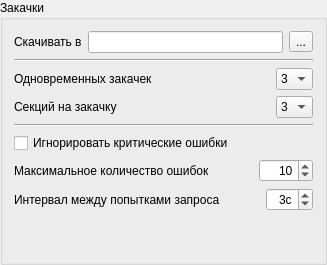
        <widget class="QGroupBox" name="downloadsBox">
         <property name="title">
          <string>Закачки</string>
         </property>
         <layout class="QVBoxLayout" name="verticalLayout_8">
          <item>
           <layout class="QHBoxLayout" name="horizontalLayout_13">
            <item>
             <widget class="QLabel" name="label_11">
              <property name="text">
               <string>Скачивать в</string>
              </property>
             </widget>
            </item>
            <item>
             <widget class="QLineEdit" name="downDir">
              <property name="text">
               <string notr="true"/>
              </property>
              <property name="readOnly">
               <bool>true</bool>
              </property>
             </widget>
            </item>
            <item>
             <widget class="QToolButton" name="browseButton">
              <property name="maximumSize">
               <size>
                <width>40</width>
                <height>16777215</height>
               </size>
              </property>
              <property name="toolTip">
               <string>Выбрать папку</string>
              </property>
              <property name="text">
               <string>...</string>
              </property>
             </widget>
            </item>
           </layout>
          </item>
          <item>
           <widget class="Line" name="line_5">
            <property name="orientation">
             <enum>Qt::Horizontal</enum>
            </property>
           </widget>
          </item>
          <item>
           <layout class="QHBoxLayout" name="horizontalLayout_14">
            <item>
             <widget class="QLabel" name="label_12">
              <property name="text">
               <string>Одновременных закачек</string>
              </property>
             </widget>
            </item>
            <item>
             <spacer name="horizontalSpacer_6">
              <property name="orientation">
               <enum>Qt::Horizontal</enum>
              </property>
              <property name="sizeHint" stdset="0">
               <size>
                <width>40</width>
                <height>20</height>
               </size>
              </property>
             </spacer>
            </item>
            <item>
             <widget class="QComboBox" name="maxTasks">
              <property name="maximumSize">
               <size>
                <width>40</width>
                <height>16777215</height>
               </size>
              </property>
              <property name="currentIndex">
               <number>2</number>
              </property>
              <item>
               <property name="text">
                <string>1</string>
               </property>
              </item>
              <item>
               <property name="text">
                <string>2</string>
               </property>
              </item>
              <item>
               <property name="text">
                <string>3</string>
               </property>
              </item>
              <item>
               <property name="text">
                <string>4</string>
               </property>
              </item>
              <item>
               <property name="text">
                <string>5</string>
               </property>
              </item>
             </widget>
            </item>
           </layout>
          </item>
          <item>
           <layout class="QHBoxLayout" name="horizontalLayout_15">
            <item>
             <widget class="QLabel" name="label_13">
              <property name="text">
               <string>Секций на закачку</string>
              </property>
             </widget>
            </item>
            <item>
             <spacer name="horizontalSpacer_5">
              <property name="orientation">
               <enum>Qt::Horizontal</enum>
              </property>
              <property name="sizeHint" stdset="0">
               <size>
                <width>40</width>
                <height>20</height>
               </size>
              </property>
             </spacer>
            </item>
            <item>
             <widget class="QComboBox" name="maxSections">
              <property name="maximumSize">
               <size>
                <width>40</width>
                <height>16777215</height>
               </size>
              </property>
              <property name="currentIndex">
               <number>2</number>
              </property>
              <property name="frame">
               <bool>true</bool>
              </property>
              <item>
               <property name="text">
                <string>1</string>
               </property>
              </item>
              <item>
               <property name="text">
                <string>2</string>
               </property>
              </item>
              <item>
               <property name="text">
                <string>3</string>
               </property>
              </item>
              <item>
               <property name="text">
                <string>4</string>
               </property>
              </item>
              <item>
               <property name="text">
                <string>5</string>
               </property>
              </item>
             </widget>
            </item>
           </layout>
          </item>
          <item>
           <widget class="Line" name="line_6">
            <property name="orientation">
             <enum>Qt::Horizontal</enum>
            </property>
           </widget>
          </item>
          <item>
           <widget class="QCheckBox" name="checkBoxIgnoreErrors">
            <property name="text">
             <string>Игнорировать критические ошибки</string>
            </property>
           </widget>
          </item>
          <item>
           <layout class="QHBoxLayout" name="horizontalLayout_16">
            <item>
             <widget class="QLabel" name="label_14">
              <property name="text">
               <string>Максимальное количество ошибок</string>
              </property>
             </widget>
            </item>
            <item>
             <spacer name="horizontalSpacer_7">
              <property name="orientation">
               <enum>Qt::Horizontal</enum>
              </property>
              <property name="sizeHint" stdset="0">
               <size>
                <width>40</width>
                <height>20</height>
               </size>
              </property>
             </spacer>
            </item>
            <item>
             <widget class="QSpinBox" name="spinBoxMaxErrors">
              <property name="alignment">
               <set>Qt::AlignRight|Qt::AlignTrailing|Qt::AlignVCenter</set>
              </property>
              <property name="minimum">
               <number>1</number>
              </property>
              <property name="maximum">
               <number>9999</number>
              </property>
              <property name="value">
               <number>10</number>
              </property>
             </widget>
            </item>
           </layout>
          </item>
          <item>
           <layout class="QHBoxLayout" name="horizontalLayout_18">
            <item>
             <widget class="QLabel" name="label_20">
              <property name="text">
               <string>Интервал между попытками запроса</string>
              </property>
             </widget>
            </item>
            <item>
             <spacer name="horizontalSpacer_9">
              <property name="orientation">
               <enum>Qt::Horizontal</enum>
              </property>
              <property name="sizeHint" stdset="0">
               <size>
                <width>40</width>
                <height>20</height>
               </size>
              </property>
             </spacer>
            </item>
            <item>
             <widget class="QSpinBox" name="spinBoxAttemptInterval">
              <property name="alignment">
               <set>Qt::AlignRight|Qt::AlignTrailing|Qt::AlignVCenter</set>
              </property>
              <property name="suffix">
               <string>с</string>
              </property>
              <property name="minimum">
               <number>1</number>
              </property>
              <property name="value">
               <number>3</number>
              </property>
             </widget>
            </item>
           </layout>
          </item>
          <item>
           <spacer name="verticalSpacer_4">
            <property name="orientation">
             <enum>Qt::Vertical</enum>
            </property>
            <property name="sizeHint" stdset="0">
             <size>
              <width>20</width>
              <height>40</height>
             </size>
            </property>
           </spacer>
          </item>
         </layout>
        </widget>
